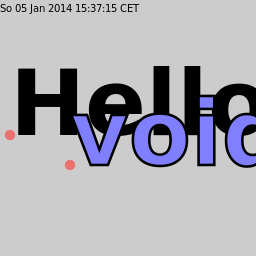

Write Julia code to recreate this figure.
## header to provide surface and context
using Cairo
c = CairoRGBSurface(256,256);
cr = CairoContext(c);

save(cr);
set_source_rgb(cr,0.8,0.8,0.8);    # light gray
rectangle(cr,0.0,0.0,256.0,256.0); # background
fill(cr);
restore(cr);

save(cr);
## original example, following here

select_font_face (cr, "Sans", Cairo.FONT_SLANT_NORMAL,
                         Cairo.FONT_WEIGHT_BOLD);
set_font_size (cr, 90.0);

move_to (cr, 10.0, 135.0);
show_text (cr, "Hello");

move_to (cr, 70.0, 165.0);
text_path (cr, "void");
set_source_rgb (cr, 0.5, 0.5, 1);
fill_preserve (cr);
set_source_rgb (cr, 0, 0, 0);
set_line_width (cr, 2.56);
stroke (cr);

# draw helping lines
set_source_rgba (cr, 1, 0.2, 0.2, 0.6);
arc (cr, 10.0, 135.0, 5.12, 0, 2*pi);
close_path (cr);
arc (cr, 70.0, 165.0, 5.12, 0, 2*pi);
fill (cr);


## mark picture with current date
restore(cr);
move_to(cr,0.0,12.0);
set_source_rgb (cr, 0,0,0);
show_text(cr,strftime(time()));
write_to_png(c,"sample_text.png");
